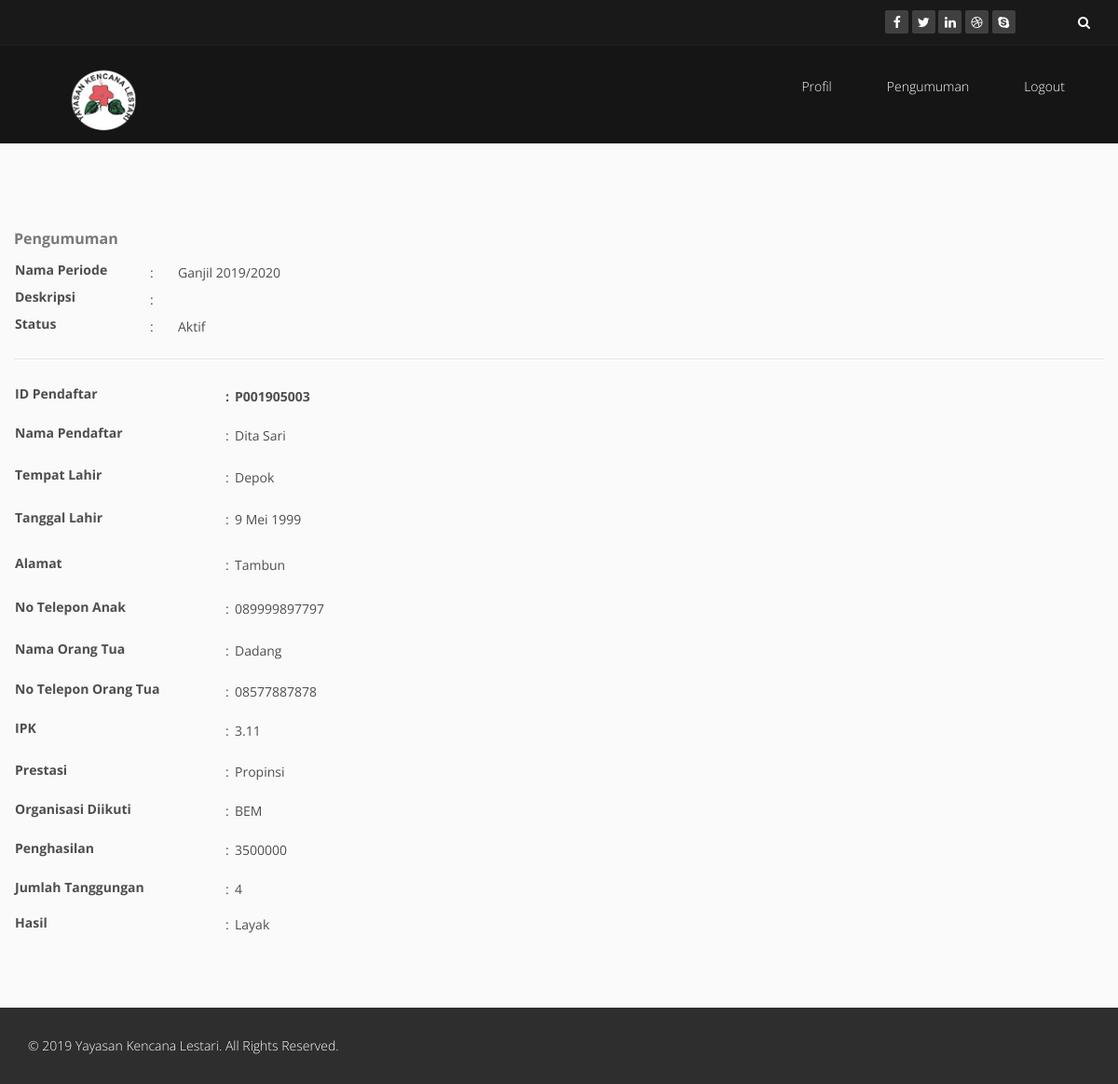
Page /index.php?mnu=pengumuman (signed in) on the committed database.
### tables this page shows
CREATE TABLE IF NOT EXISTS `tbl_periode` (
`id_periode` int(50) NOT NULL,
  `nama_periode` varchar(100) NOT NULL,
  `deskripsi` text NOT NULL,
  `status` varchar(15) NOT NULL,
  `keterangan` varchar(100) NOT NULL
);

CREATE TABLE IF NOT EXISTS `tbl_pendaftar` (
  `id_pendaftar` varchar(15) NOT NULL,
  `nama_pendaftar` varchar(30) NOT NULL,
  `tempat_lahir` varchar(30) NOT NULL,
  `tgl_lahir` date NOT NULL,
  `alamat` text NOT NULL,
  `no_tlpa` varchar(15) NOT NULL,
  `no_tlpo` varchar(15) NOT NULL,
  `ipk` float NOT NULL,
  `prestasi` varchar(30) NOT NULL,
  `nama_ortu` varchar(50) NOT NULL,
  `penghasilan` varchar(30) NOT NULL,
  `jumlah_tanggungan` varchar(30) NOT NULL,
  `upload_khs` varchar(100) NOT NULL,
  `upload_kk` varchar(100) NOT NULL,
  `upload_prestasi` varchar(100) NOT NULL,
  `username` varchar(15) NOT NULL,
  `password` varchar(15) NOT NULL,
  `id_periode` varchar(15) NOT NULL,
  `organisasi` varchar(200) NOT NULL,
  `hasil` varchar(30) NOT NULL DEFAULT 'Proses'
);

### Admin/koneksivar.php (called while the page is built, shortened)
<?php
$tbpendaftar="tbl_pendaftar";
$tbperiode="tbl_periode";
?>

### pengumuman.php (the view, shortened to what this page needs)
<?php
	$id_pendaftar=$_SESSION["cid"];
	$sql="select * from `$tbpendaftar` where `id_pendaftar`='$id_pendaftar' and not hasil=''";
	$jum=getField($conn,$sql);
	if($jum<1){
		echo"WAIT";
	}
	else{
	$d=getField($conn,$sql);
				$id_pendaftar=$d["id_pendaftar"];
				$nama_pendaftar=$d["nama_pendaftar"];
				$tempat_lahir=$d["tempat_lahir"];
				$tgl_lahir=WKT($d["tgl_lahir"]);
				$alamat=$d["alamat"];
				$no_tlpa=$d["no_tlpa"];
				$no_tlpo=$d["no_tlpo"];
				$ipk=$d["ipk"];
				$prestasi=$d["prestasi"];
				$nama_ortu=$d["nama_ortu"];
				$penghasilan=$d["penghasilan"];
				$jumlah_tanggungan=$d["jumlah_tanggungan"];
				$id_periode=$d["id_periode"];
					$hasil=$d["hasil"];
$organisasi=$d["organisasi"];
				$sql="select * from `$tbperiode` where `id_periode`='$id_periode'";
	$d=getField($conn,$sql);
				$gnama_periode=$d["nama_periode"];
				$gdeskripsi=$d["deskripsi"];
				$gstatus=$d["status"];
				$gketerangan=$d["keterangan"];
?>
<div id="accordion">
  <h3><b>Pengumuman</b></h3>
  <div>
<table width="444">
<tr>
<td width="145" ><label for="nama_periode">Nama Periode</label><td width="30">:
<td width="194" colspan="2"><?php echo $gnama_periode;?></td>
</tr>
<tr>
<td ><label for="deskripsi">Deskripsi</label><td>:<td colspan="2"><?php echo "$gdeskripsi";?>
</td>
</tr>
<tr>
<td ><label for="status">Status</label>
<td>:<td colspan="2"><?php echo $gstatus." $gketerangan";?></td></tr>
</table>
<hr>
<form action="" method="post" enctype="multipart/form-data">
<table width="587">
<tr>
<th width="226" height="37"><label for="id_pendaftar">ID Pendaftar</label>
<th width="10">:
<th width="336" colspan="2"><b><?php echo $id_pendaftar;?></b>
</tr>
<tr>
<td height="47"><label for="nama_pendaftar">Nama Pendaftar</label>
<td>:
<td colspan="2"><?php echo $nama_pendaftar;?> </td>
</tr>
<tr>
<td height="43"><label for="tempat_lahir">Tempat Lahir</label>
<td>:<td colspan="2"><?php echo $tempat_lahir;?>
</td>
</tr>
<tr>
<td height="48"><label for="tgl_lahir">Tanggal Lahir</label>
<td>:<td colspan="2"><?php echo $tgl_lahir;?>
</td>
</tr>
<tr>
<td height="50"><label for="alamat">Alamat</label>
<td>:<td colspan="2"><?php echo $alamat;?>
</td>
</tr>
<tr>
<td height="44"><label for="no_tlpa">No Telepon Anak</label>
<td>:<td colspan="2"><?php echo $no_tlpa;?>
</td>
</tr>
<tr>
<td height="46"><label for="nama_ortu">Nama Orang Tua</label>
<td>:
<td colspan="2"><?php echo $nama_ortu;?></td>
</tr>
<tr>
<td height="41"><label for="no_tlpo">No Telepon Orang Tua</label>
<td>:<td colspan="2"><?php echo $no_tlpo;?>
</td>
</tr>
<tr>
<td height="43"><label for="ipk">IPK</label>
<td>:
<td colspan="2"><?php echo $ipk;?></td>
</tr>
<tr>
<td height="46"><label for="prestasi">Prestasi</label>
<td>:
<td colspan="2"><?php echo $prestasi;?></td>
</tr>
<tr>
<td height="38"><label for="organisasi">Organisasi Diikuti</label>
<td>:
<td colspan="2"><?php echo $organisasi;?></td>
</tr>
<tr>
<td height="46"><label for="penghasilan">Penghasilan</label>
<td>:
<td colspan="2"><?php echo $penghasilan;?></td>
</tr>
<tr>
<td height="38"><label for="jumlah_tanggungan">Jumlah Tanggungan</label>
<td>:
<td colspan="2"><?php echo $jumlah_tanggungan;?></td>
</tr>
<tr>
<td height="38"><label for="hasil">Hasil</label>
<td>:
<td colspan="2"><?php echo $hasil;?></td>
</tr>
</table>
<?php
}
?>

### index.php (shortened to what this page needs)
<?php
require_once"admin/konmysqli.php";
$mnu=$_GET["mnu"];
?>
<!DOCTYPE html>
<html lang="en">
<head>
    <link href="css/bootstrap.min.css" rel="stylesheet">
    <link href="css/font-awesome.min.css" rel="stylesheet">
    <link href="css/animate.min.css" rel="stylesheet">
    <link href="css/prettyPhoto.css" rel="stylesheet">
    <link href="css/owl.carousel.min.css" rel="stylesheet">
    <link href="css/icomoon.css" rel="stylesheet">
    <link href="css/main.css" rel="stylesheet">
    <link href="css/responsive.css" rel="stylesheet">
</head>
<body class="homepage">
    <header id="header">
        <div class="top-bar">
            <div class="container">
                <div class="row">
                    <div class="col-sm-6 col-xs-12">
                    </div>
                    <div class="col-sm-6 col-xs-12">
                        <div class="social">
                            <ul class="social-share">
                                <li><a href="#"><i class="fa fa-facebook"></i></a></li>
                                <li><a href="#"><i class="fa fa-twitter"></i></a></li>
                                <li><a href="#"><i class="fa fa-linkedin"></i></a></li>
                                <li><a href="#"><i class="fa fa-dribbble"></i></a></li>
                                <li><a href="#"><i class="fa fa-skype"></i></a></li>
                            </ul>
                            <div class="search">
                                <form role="form">
                                    <input type="text" class="search-form" autocomplete="off" placeholder="Search">
                                    <i class="fa fa-search"></i>
                                </form>
                            </div>
                        </div>
                    </div>
                </div>
            </div>
        </div>
        <nav class="navbar navbar-inverse" role="banner">
            <div class="container">
                <div class="navbar-header" >
                    <a class="navbar-brand" href="#"><img src="images/ico/1ykl.png" height="90px" width="160px"></a>
                </div>
                <div class="collapse navbar-collapse navbar-right">
                    <ul class="nav navbar-nav">
                     <?php if(isset($_SESSION["cid"])){?>
                        <li><a href="index.php?mnu=profil" >Profil</a></li>
                        <li><a href="index.php?mnu=pengumuman" >Pengumuman</a></li>
                        <li><a href="index.php?mnu=logout" >Logout</a></li>
                   <?php }?>
                    </ul>
                </div>
            </div>
        </nav>
    </header>
<?php if($mnu=="home" || $mnu==""){}else{?>
    <section id="recent-works">
        <div class="container">
            <div class="row">
                 <?php
if($mnu=="admin"){require_once"admin/admin.php";}
else if($mnu=="user"){require_once"user/user.php";}
else if($mnu=="registrasi"){require_once"registrasi.php";}
else if($mnu=="info"){require_once"info.php";}
else if($mnu=="infodetail"){require_once"infodetail.php";}
else if($mnu=="pengumuman"){require_once"pengumuman.php";}
else if($mnu=="profil"){require_once"profil.php";}
else if($mnu=="data_latih"){require_once"data_latih/data_latih.php";}
else if($mnu=="updateprofil"){require_once"updateprofil.php";}
else if($mnu=="logout"){require_once"admin/logout.php";}
else {require_once"home.php";}
 ?>
            </div>
        </div>
    </section>
<?pHp }?>
    <footer id="footer" class="midnight-blue">
        <div class="container">
            <div class="row">
                <div class="col-sm-6">
                    &copy; 2019 <a target="_blank" href="http://shapebootstrap.net/" title="Free Twitter Bootstrap WordPress Themes and HTML templates">Yayasan Kencana Lestari</a>. All Rights Reserved.
                </div>
            </div>
        </div>
    </footer>
</body>
</html>
<?php
function WKT($sekarang){
$tanggal = substr($sekarang,8,2)+0;
$bulan = substr($sekarang,5,2);
$tahun = substr($sekarang,0,4);
$judul_bln=array(1=> "Januari", "Februari", "Maret", "April", "Mei","Juni", "Juli", "Agustus", "September","Oktober", "November", "Desember");
$wk=$tanggal." ".$judul_bln[(int)$bulan]." ".$tahun;
return $wk;
}
?>
<?php
function getField($conn,$sql){
  $rs=$conn->query($sql);
  $rs->data_seek(0);
  $d= $rs->fetch_assoc();
  return $d;
}
?>

### css/main.css (style rules this page uses)
body { background: #fff; font-family: 'Open Sans', sans-serif; color: #4e4e4e; line-height: 22px; }
h1, h2, h3, h4, h5, h6 { font-weight: 600; font-family: 'Open Sans', sans-serif; color: #4e4e4e; }
h3 { font-size: 16px; color: #787878; font-weight: 400; line-height: 24px; }
img { max-width: 100%; }
a { color: #EC5538; -webkit-transition: color 300ms, background-color 300ms; transition: color 300ms, background-color 300ms; }
hr { border-top: 1px solid #e5e5e5; border-bottom: 1px solid #fff; }
body>section { padding: 70px 0; }
#header .search { display: inline-block; }
.navbar>.container .navbar-brand { margin-left: 0; }
.top-bar { padding: 10px 0; background: #191919; border-bottom: 1px solid #222; line-height: 28px; }
.social { text-align: right; }
.social-share { display: inline-block; list-style: none; padding: 0; margin: 0; }
ul.social-share li { display: inline-block; }
ul.social-share li a { display: inline-block; color: #fff; background: #404040; width: 25px; height: 25px; line-height: 25px; text-align: center; border-radius: 2px; }
.search i { color: #fff; }
input.search-form { background: transparent; border: 0 none; width: 60px; padding: 0 10px; color: #FFF; -webkit-transition: all 400ms; transition: all 400ms; }
.navbar-brand { padding: 0; margin: 0; }
.navbar { border-radius: 0; margin-bottom: 0; background: #151515; padding: 15px 0; padding-bottom: 0; }
.navbar-nav { margin-top: 12px; }
.navbar-nav>li { margin-left: 35px; padding-bottom: 28px; }
.navbar-inverse .navbar-nav>li>a { padding: 5px 12px; margin: 0; border-radius: 3px; color: #fff; line-height: 24px; display: inline-block; font-weight: 300; }
.navbar-inverse { border: none; }
.navbar-inverse .navbar-brand { font-size: 36px; line-height: 50px; color: #fff; }
.navbar-inverse .navbar-collapse, .navbar-inverse .navbar-form { border-top: 0; padding-bottom: 0; }
#recent-works { background-color: #FAFAFA; }
#recent-works { padding-bottom: 70px; }
#footer { padding-top: 30px; padding-bottom: 30px; color: #fff; background: #2e2e2e; font-weight: 300; }
#footer a { color: #fff; }

### rows in the picture
tbl_periode: nama_periode "Ganjil 2019/2020", status "Aktif"
tbl_pendaftar: id_pendaftar "P001905003", nama_pendaftar "Dita Sari", tempat_lahir "Depok", tgl_lahir "9 Mei 1999", alamat "Tambun", no_tlpa "089999897797", nama_ortu "Dadang", no_tlpo "08577887878", ipk "3.11", prestasi "Propinsi", organisasi "BEM", penghasilan "3500000", jumlah_tanggungan "4", hasil "Layak"
